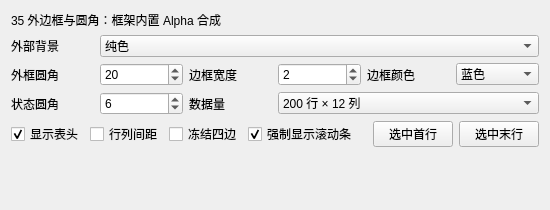
<?xml version="1.0" encoding="UTF-8"?>
<ui version="4.0">
 <class>BorderExample</class>
 <widget class="QWidget" name="BorderExample">
  <layout class="QVBoxLayout" name="pageLayout">
   <item><widget class="QLabel" name="titleLabel">
    <property name="text"><string>35 外边框与圆角：框架内置 Alpha 合成</string></property>
    <property name="wordWrap"><bool>true</bool></property>
   </widget></item>
   <item><layout class="QGridLayout" name="controlsLayout">
    <item row="0" column="0"><widget class="QLabel" name="backgroundLabel"><property name="text"><string>外部背景</string></property><property name="buddy"><cstring>backgroundCombo</cstring></property></widget></item>
    <item row="0" column="1" colspan="5"><widget class="QComboBox" name="backgroundCombo">
     <item><property name="text"><string>纯色</string></property></item>
     <item><property name="text"><string>渐变</string></property></item>
     <item><property name="text"><string>棋盘格</string></property></item>
    </widget></item>
    <item row="1" column="0"><widget class="QLabel" name="radiusLabel"><property name="text"><string>外框圆角</string></property><property name="buddy"><cstring>radiusSpin</cstring></property></widget></item>
    <item row="1" column="1"><widget class="QSpinBox" name="radiusSpin"><property name="maximum"><number>40</number></property><property name="value"><number>20</number></property></widget></item>
    <item row="1" column="2"><widget class="QLabel" name="widthLabel"><property name="text"><string>边框宽度</string></property><property name="buddy"><cstring>widthSpin</cstring></property></widget></item>
    <item row="1" column="3"><widget class="QSpinBox" name="widthSpin"><property name="maximum"><number>8</number></property><property name="value"><number>2</number></property></widget></item>
    <item row="1" column="4"><widget class="QLabel" name="colorLabel"><property name="text"><string>边框颜色</string></property><property name="buddy"><cstring>colorCombo</cstring></property></widget></item>
    <item row="1" column="5"><widget class="QComboBox" name="colorCombo">
     <item><property name="text"><string>蓝色</string></property></item>
     <item><property name="text"><string>深灰</string></property></item>
     <item><property name="text"><string>粉色</string></property></item>
    </widget></item>
    <item row="2" column="0"><widget class="QLabel" name="stateLabel"><property name="text"><string>状态圆角</string></property><property name="buddy"><cstring>stateRadiusSpin</cstring></property></widget></item>
    <item row="2" column="1"><widget class="QSpinBox" name="stateRadiusSpin"><property name="maximum"><number>20</number></property><property name="value"><number>6</number></property></widget></item>
    <item row="2" column="2"><widget class="QLabel" name="dataLabel"><property name="text"><string>数据量</string></property><property name="buddy"><cstring>dataCombo</cstring></property></widget></item>
    <item row="2" column="3" colspan="3"><widget class="QComboBox" name="dataCombo">
     <item><property name="text"><string>200 行 × 12 列</string></property></item>
     <item><property name="text"><string>3 行 × 3 列</string></property></item>
     <item><property name="text"><string>1 行 × 1 列</string></property></item>
     <item><property name="text"><string>0 行 × 3 列</string></property></item>
    </widget></item>
   </layout></item>
   <item><layout class="QHBoxLayout" name="togglesLayout">
    <item><widget class="QCheckBox" name="headersCheck"><property name="text"><string>显示表头</string></property><property name="checked"><bool>true</bool></property></widget></item>
    <item><widget class="QCheckBox" name="gapsCheck"><property name="text"><string>行列间距</string></property></widget></item>
    <item><widget class="QCheckBox" name="frozenCheck"><property name="text"><string>冻结四边</string></property></widget></item>
    <item><widget class="QCheckBox" name="scrollBarsCheck"><property name="text"><string>强制显示滚动条</string></property><property name="checked"><bool>true</bool></property></widget></item>
    <item><spacer name="toggleSpacer"><property name="orientation"><enum>Qt::Horizontal</enum></property><property name="sizeHint" stdset="0"><size><width>10</width><height>1</height></size></property></spacer></item>
    <item><widget class="QPushButton" name="firstButton"><property name="text"><string>选中首行</string></property></widget></item>
    <item><widget class="QPushButton" name="lastButton"><property name="text"><string>选中末行</string></property></widget></item>
   </layout></item>
   <item><widget class="QLabel" name="hintLabel"><property name="wordWrap"><bool>true</bool></property><property name="minimumSize"><size><width>0</width><height>40</height></size></property><property name="text"><string/></property></widget></item>
   <item><widget class="QWidget" name="previewHost" native="true"><layout class="QVBoxLayout" name="previewLayout"><property name="leftMargin"><number>0</number></property><property name="topMargin"><number>0</number></property><property name="rightMargin"><number>0</number></property><property name="bottomMargin"><number>0</number></property></layout></widget></item>
  </layout>
 </widget>
 <resources/>
 <connections/>
</ui>
